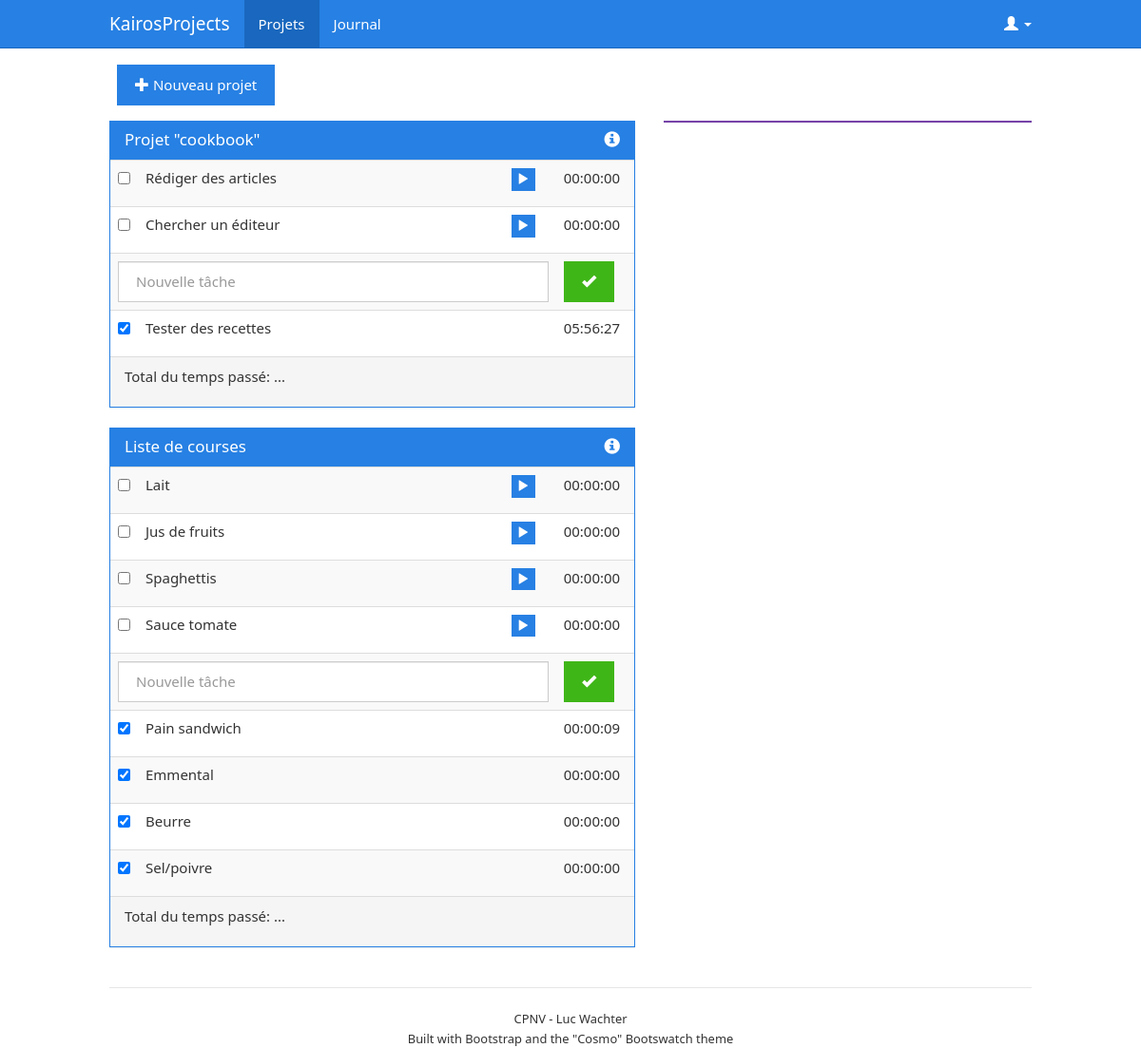
/ (signed in), run on an earlier commit of the app's database.
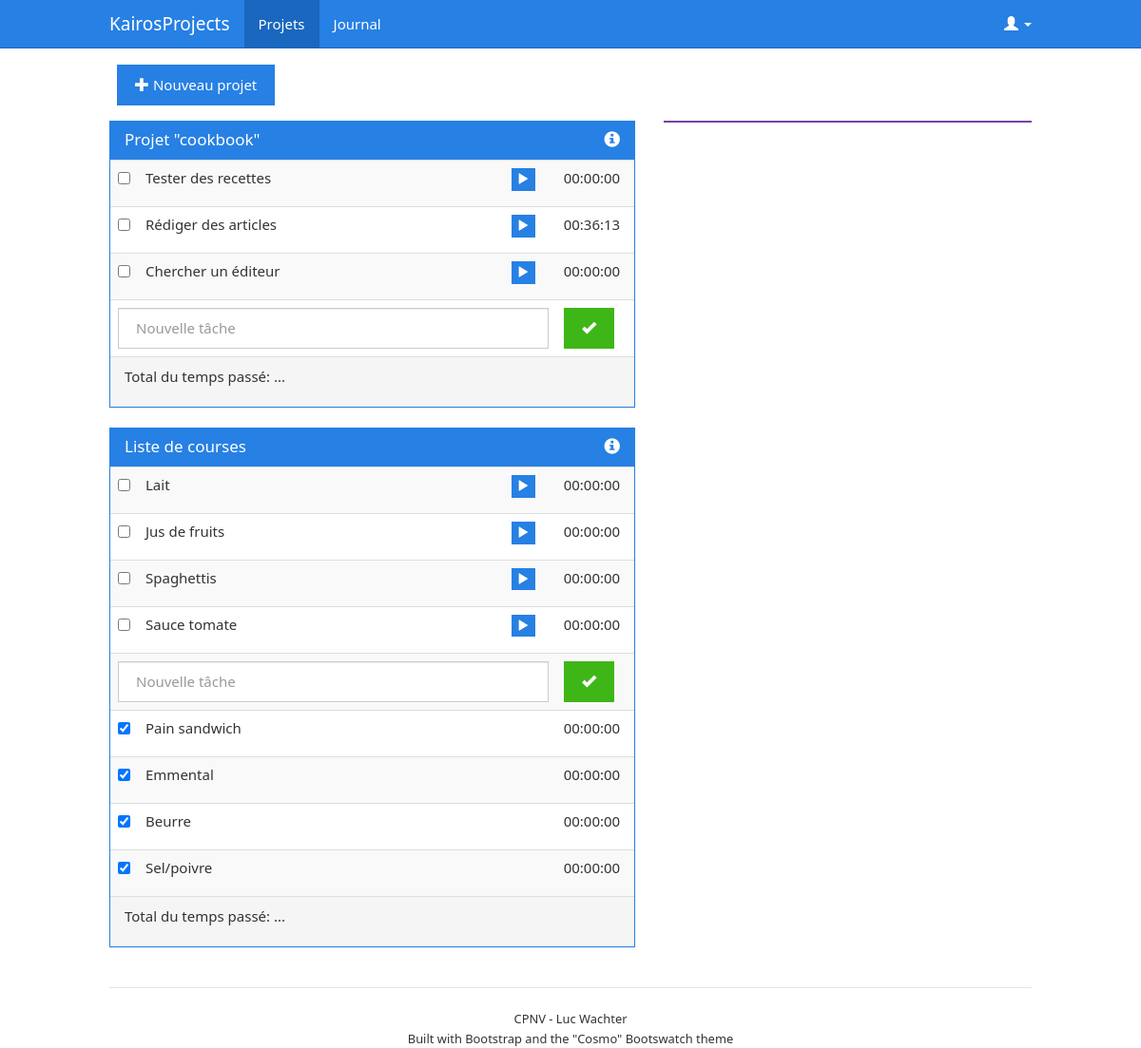
And on a later commit of the database.
### tables this page shows
CREATE TABLE IF NOT EXISTS `project` (
  `project_id` INT NOT NULL AUTO_INCREMENT,
  `project_title` VARCHAR(800) NOT NULL,
  `project_description` VARCHAR(4000) NULL,
  `project_dateCreation` DATETIME NOT NULL,
  `project_dateClosed` DATETIME NULL,
  `project_plannedBeginning` DATETIME NULL,
  `project_plannedEnd` DATETIME NULL,
  `project_isClosed` TINYINT(1) NOT NULL DEFAULT 0,
  `user_fk` INT NOT NULL,
  PRIMARY KEY (`project_id`),
  INDEX `fk_project_user_idx` (`user_fk` ASC),
  CONSTRAINT `fk_project_user`
    FOREIGN KEY (`user_fk`)
    REFERENCES `user` (`user_id`)
    ON DELETE NO ACTION
    ON UPDATE NO ACTION);

CREATE TABLE IF NOT EXISTS `task` (
  `task_id` INT NOT NULL AUTO_INCREMENT,
  `task_title` VARCHAR(800) NOT NULL,
  `task_description` VARCHAR(4000) NULL,
  `task_timePassed` TIME(0) NULL DEFAULT '00:00:00',
  `task_dateCreation` DATETIME NOT NULL,
  `task_dateClosed` DATETIME NULL,
  `task_plannedBeginning` DATETIME NULL,
  `task_plannedEnd` DATETIME NULL,
  `task_isClosed` TINYINT(1) NOT NULL DEFAULT 0,
  `project_fk` INT NOT NULL,
  PRIMARY KEY (`task_id`),
  INDEX `fk_task_project1_idx` (`project_fk` ASC),
  CONSTRAINT `fk_task_project1`
    FOREIGN KEY (`project_fk`)
    REFERENCES `project` (`project_id`)
    ON DELETE NO ACTION
    ON UPDATE NO ACTION);

### sources/scripts/homeScript.php (called while the page is built, shortened)
<?php
$projects = array();
$projectTab = getProjects($_SESSION['user_id'], 0, $projects);
$dateObject = new DateTime();
$datetime = date_format($dateObject, "Y-m-d H:i:s");
?>

### sources/shared/functions.php (called while the page is built, shortened)
<?php
function dbRequest($req, $type_req){
    try{
        $connect = new PDO('mysql:host=localhost; dbname=kairos_db;charset=utf8', 'root', 'root');
        $connect->setAttribute(PDO::ATTR_ERRMODE, PDO::ERRMODE_EXCEPTION);
    }
    catch(Exception $e){
        echo 'Une erreur est survenue! '.$e->getMessage();
        die();
    }
    if($type_req == 'select'){
        $res = $connect->query($req);
    }
    else{
        if (false === $connect->exec($req)){
            return false;
        }
        $res = $connect->lastInsertId();
    }
    return ($res);
}
function getProjects($user_id, $isClosed, $projectTab){
	$projectReq = "SELECT project_id, project_title, project_plannedEnd FROM project
			   	   WHERE project_isClosed = ".$isClosed."
			   	   AND user_fk = ".$user_id."
			   	   ORDER BY project_plannedEnd IS NULL";
	$projectRes = dbRequest($projectReq, "select");
	while($line = $projectRes->fetch()){
		$taskReq = "SELECT task_id, task_title, task_timePassed, task_isClosed FROM task
					WHERE project_fk = ".$line['project_id']."
					ORDER BY task_plannedEnd IS NULL";
		$taskRes = dbRequest($taskReq, "select");
		$taskTab = array();
		while($taskLine = $taskRes->fetch()){
			$taskTab[] = array(
					"task_id" => $taskLine['task_id'],
					"task_title" => $taskLine['task_title'],
					"task_timePassed" => $taskLine['task_timePassed'],
					"task_isClosed" => $taskLine['task_isClosed'],
			);
		}
		$projectTab[] = array(
			"project_id" => $line['project_id'],
			"project_title" => $line['project_title'],
			"project_plannedEnd" => $line['project_plannedEnd'],
			"task" => $taskTab,
		);
	}
	return $projectTab;
}

### sources/pages/home.php (the view, shortened to what this page needs)
<div class="row">
	<div class="col-sm-7">
		<form id="newProject">
			<table class="table table-borderless table-smallmargin">
				<tr>
					<td width="20%">
						<button type="button" class="btn btn-primary" id="addProject">
							<span class="glyphicon glyphicon-plus"></span> Nouveau projet
						</button>
					</td>
				</tr>
			</table>
		</form>
	</div>
	<div class="col-sm-7">
		<?php foreach($projectTab as $project){ ?>
			<div class="panel <?php if($project['project_plannedEnd'] < $datetime && $project['project_plannedEnd'] != '') echo 'panel-danger'; else echo 'panel-primary';?>">
				<div class="panel-heading project-title" id="<?php echo $project['project_id'];?>">
					<h3 class="panel-title">
						<?php echo $project['project_title'];?>
						<span class="glyphicon glyphicon-info-sign pull-right"></span>
					</h3>
				</div>
				<div class="panel-body panel-no-padding">
					<div class="table-responsive">
						<table class="table table-striped table-hover table-nomargin">
							<?php foreach($project['task'] as $task){
									if(!$task['task_isClosed']){ ?>
								<tr>
									<td width="5%">
										<input type="checkbox" class="taskCB">
									</td>
									<td class="task-title" id="<?php echo $task['task_id']; ?>" width="70%">
										<?php echo $task['task_title'];?>
									</td>
									<td width="10%" disabled>
										<button class="btn btn-primary btn-xs timerPlay" id="<?php echo $task['task_id'];?>">
											<span class="glyphicon glyphicon-play"></span>
										</button>
									</td>
									<td id="timer" width="15%">
										<p class="timeDB"><?php echo $task['task_timePassed']; ?></p>
									</td>
								</tr>
							<?php } } ?>
							<form class="newTask" name="<?php echo $project['project_id'];?>">
								<tr>
									<td colspan="3">
										<input type="text" class="form-control newTaskTitle<?php echo $project['project_id'];?>" placeholder="Nouvelle tâche" maxlength="100">
									</td>
									<td width="15%">
										<button type="submit" class="btn btn-success"><span class="glyphicon glyphicon-ok"></span></button>
									</td>
								</tr>
							</form>
							<?php foreach($project['task'] as $task){
									if($task['task_isClosed']){ ?>
								<tr>
									<td id="<?php echo $task['task_id']; ?>" width="5%">
										<input type="checkbox" class="taskCBClosed" checked="">
									</td>
									<td class="task-title" id="<?php echo $task['task_id']; ?>" width="70%">
										<p><?php echo " ".$task['task_title']; ?></p>
									</td>
									<td></td>
									<td width="15%">
										<p><?php echo $task['task_timePassed']; ?></p>
									</td>
								</tr>
							<?php } } ?>
						</table>
					</div>
				</div>
				<div class="panel-footer">
					<p>Total du temps passé: ...</p>
				</div>
			</div>
		<?php } ?>
	</div>
	<div class="col-sm-5">
		<div class="panel panel-info" id="panel-details"></div>
	</div>
</div>

### index.php (shortened to what this page needs)
<?php
$page = 'home';
include(ROOT."/sources/shared/functions.php");
$script = ROOT."/sources/scripts/".$page."Script.php";
if(file_exists($script)){
    include($script);
}
?>
<!DOCTYPE html>
<html>
  <head>
    <link href="<?php echo ROOT;?>/assets/css/bootstrap-cosmo.css" rel="stylesheet" type="text/css"/>
    <link href="<?php echo ROOT;?>/assets/css/kairos-style.css" rel="stylesheet" type="text/css"/>
  </head>
  <body>
    <nav class="navbar navbar-inverse navbar-fixed-top">
      <div class="container">
        <div class="navbar-header">
          <a class="navbar-brand" href="<?php echo URL;?>">KairosProjects</a>
        </div>
		    <?php if(isset($_SESSION['isConnected'])){ ?>
          <div class="collapse navbar-collapse" id="navbar">
            <ul class="nav navbar-nav">
              <li <?php if($page=='home') echo 'class="active"';?>><a href="<?php echo URL; ?>?page=home">Projets<span class="sr-only">(current)</span></a></li>
              <li <?php if($page=='journal') echo 'class="active"';?>><a href="<?php echo URL; ?>?page=journal">Journal</a></li>
            </ul>
            <ul class="nav navbar-nav navbar-right">
              <li class="dropdown <?php if($page=='profile') echo 'active'; ?>">
                <a href="#" class="dropdown-toggle" data-toggle="dropdown" role="button" aria-expanded="false"><span class="glyphicon glyphicon-user"></span> <?php echo $_SESSION['pseudo'];?> <span class="caret"></span></a>
              </li>
            </ul>
          </div>
	    <?php } ?>
      </div>
    </nav>
	<div class="container">
	  <?php
	  	$pagePath = ROOT."/sources/pages/".$page.".php";
	  	if(file_exists($pagePath)){
	  		include($pagePath);
		}
		else{
			header("location:".URL."?page=unknown");
		}
	  ?>
	</div>
    <footer>
      <div class="container">
        <div class="row">
          <div class="col-sm-12 text-center">
            <hr>
            <small>CPNV - Luc Wachter</small><br>
            <small>Built with Bootstrap and the "Cosmo" Bootswatch theme</small>
          </div>
        </div>
      </div>
    </footer>
  </body>
</html>

### assets/css/kairos-style.css (style rules this page uses)
body { padding-top: 60px; overflow-y:auto !important; padding-right: 0px !important; }
.navbar { background: #2780E3; }
.task-title { cursor:pointer; }
.panel-no-padding { padding: 0px; }
.project-title { cursor:pointer; }
.table-borderless > tbody > tr > td, .table-borderless > tbody > tr > th, .table-borderless > tfoot > tr > td, .table-borderless > tfoot > tr > th, .table-borderless > thead > tr > td, .table-borderless > thead > tr > th { border: none; }
.table-smallmargin { margin-bottom: 8px; }
.table-nomargin { margin-bottom: 0px; }

What changed in the data, as far as the page shows it:
changed project "Projet \"cookbook\"": gains task (task_title "Tester des recettes", task_timePassed "00:00:00"); loses task (task_title "Tester des recettes", task_timePassed "05:56:27")
changed task "Rédiger des articles": task_timePassed "00:00:00" → "00:36:13"
changed task "Pain sandwich": task_timePassed "00:00:09" → "00:00:00"
